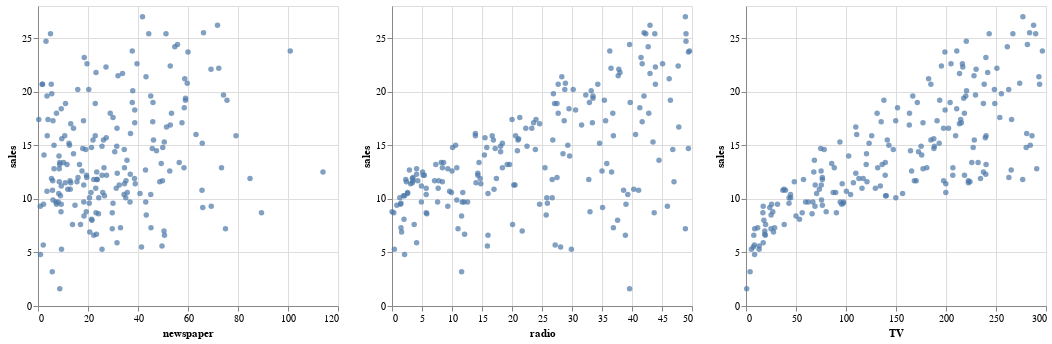

Here is the notebook cell this chart was saved with:
### Code cell
# Conduct some exploratory analysis to get som intuition of the dataset

# TV -> Sales
charts = []
for column in {"TV", "radio", "newspaper"}:
    chart = alt.Chart(df_advertising).mark_circle().encode(
        x=column,
        y="sales"
    )
    charts.append(chart)
alt.hconcat(*charts)

### Figure 1 — Vega-Lite specification as saved in the notebook (floating-point values rounded to 4 significant figures; data arrays with more than 128 entries replaced by an {"elided": "..."} marker saying what was removed)
{"config": {"view": {"continuousWidth": 300, "continuousHeight": 300}}, "hconcat": [{"mark": {"type": "circle"}, "encoding": {"x": {"field": "newspaper", "type": "quantitative"}, "y": {"field": "sales", "type": "quantitative"}}}, {"mark": {"type": "circle"}, "encoding": {"x": {"field": "radio", "type": "quantitative"}, "y": {"field": "sales", "type": "quantitative"}}}, {"mark": {"type": "circle"}, "encoding": {"x": {"field": "TV", "type": "quantitative"}, "y": {"field": "sales", "type": "quantitative"}}}], "data": {"name": "data-d1ab4e21f6532b13e900ee01ccefa375"}, "$schema": "https://vega.github.io/schema/vega-lite/v5.20.1.json", "datasets": {"data-d1ab4e21f6532b13e900ee01ccefa375": {"elided": "200 records"}}}
